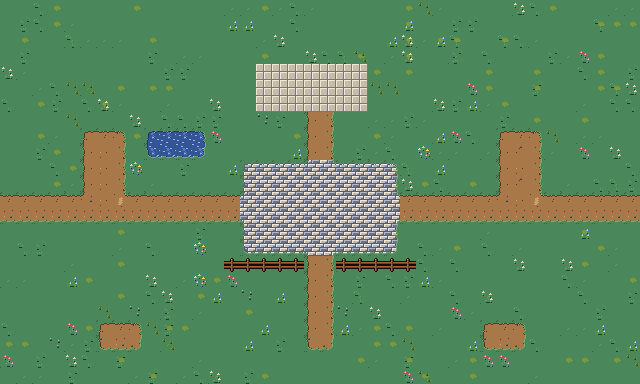

Below is a game level as drawn by its tile map, then a one-line description and the .tmx that defines it (tile-layer data replaced by summaries):
An orthogonal 40x24 tile map with 16x16 px tiles, 3 tile layers (ground, decor, foreground) and 95 objects (67x prop, 4x npc, 2x spawn, campfire, chest, ...).

<map version="1.10" tiledversion="1.10.2" orientation="orthogonal" renderorder="right-down" width="40" height="24" tilewidth="16" tileheight="16" infinite="0" nextlayerid="8" nextobjectid="478">
 <properties>
  <property name="bgm" value="hollowmere" />
  <property name="nameKey" value="mapHollowmere" />
  <property name="props" value="hollowmere" />
 </properties>
 <tileset firstgid="1" name="hollowmere" tilewidth="16" tileheight="16" tilecount="54" columns="8">
  <image source="hollowmere_tiles.png" width="128" height="112" />
 </tileset>
 <layer id="1" name="ground" width="40" height="24">
  <data>[960 cells, 960 non-empty, 36 distinct tile ids]</data>
 </layer>
 <layer id="2" name="decor" width="40" height="24">
  <data>[960 cells, 174 non-empty, 9 distinct tile ids]</data>
 </layer>
 <layer id="3" name="foreground" width="40" height="24">
  <data>[960 cells, 0 non-empty, 0 distinct tile ids]</data>
 </layer>
 <objectgroup id="4" name="collision">
  <object id="1" x="224" y="256" width="80" height="16" />
  <object id="2" x="336" y="256" width="80" height="16" />
  <object id="3" x="146" y="131" width="60" height="27" />
  <object id="4" x="224" y="261" width="16" height="7" />
  <object id="5" x="240" y="261" width="16" height="7" />
  <object id="6" x="256" y="261" width="16" height="7" />
  <object id="7" x="272" y="261" width="16" height="7" />
  <object id="8" x="288" y="261" width="16" height="7" />
  <object id="9" x="336" y="261" width="16" height="7" />
  <object id="10" x="352" y="261" width="16" height="7" />
  <object id="11" x="368" y="261" width="16" height="7" />
  <object id="12" x="384" y="261" width="16" height="7" />
  <object id="13" x="400" y="261" width="16" height="7" />
  <object id="14" x="-16" y="-16" width="672" height="16" />
  <object id="15" x="-16" y="384" width="672" height="16" />
  <object id="16" x="-16" y="0" width="16" height="384" />
  <object id="17" x="640" y="0" width="16" height="384" />
 </objectgroup>
 <objectgroup id="5" name="objects">
  <object id="18" name="start" class="spawn" x="120.0" y="334.4">
   <point />
  </object>
  <object id="19" name="east" class="spawn" x="592" y="208">
   <point />
  </object>
  <object id="20" name="elder" class="npc" x="296.0" y="144">
   <properties>
    <property name="dialog" value="Elder" />
    <property name="sheet" value="npc/elder_sheet.png" />
    <property name="facing" value="down" />
   </properties>
   <point />
  </object>
  <object id="21" name="merchant" class="npc" x="536.0" y="144">
   <properties>
    <property name="dialog" value="Merchant" />
    <property name="sheet" value="npc/merchant_sheet.png" />
    <property name="facing" value="down" />
   </properties>
   <point />
  </object>
  <object id="22" name="child" class="npc" x="168.0" y="224">
   <properties>
    <property name="dialog" value="Child" />
    <property name="sheet" value="npc/child_sheet.png" />
    <property name="facing" value="right" />
    <property name="wander" type="int" value="1" />
   </properties>
   <point />
  </object>
  <object id="23" name="guard" class="npc" x="584.0" y="184.0">
   <properties>
    <property name="dialog" value="Guard" />
    <property name="sheet" value="npc/guard_sheet.png" />
    <property name="facing" value="left" />
   </properties>
   <point />
  </object>
  <object id="24" name="square_fire" class="campfire" x="304" y="192" width="32" height="32">
   <properties>
    <property name="dialog" value="Campfire" />
   </properties>
  </object>
  <object id="25" name="chest_1" class="chest" x="48" y="288" width="16" height="16">
   <properties>
    <property name="item" value="herbal" />
    <property name="count" type="int" value="2" />
   </properties>
  </object>
  <object id="26" name="sign_east" class="sign" x="384" y="176" width="16" height="16">
   <properties>
    <property name="dialog" value="Sign_Whisperwood" />
   </properties>
  </object>
  <object id="27" name="shrine" class="examine" x="304" y="80" width="16" height="16">
   <properties>
    <property name="dialog" value="Shrine" />
   </properties>
  </object>
  <object id="28" name="to_whisperwood" class="exit" x="624" y="176" width="16" height="64">
   <properties>
    <property name="map" value="whisperwood_1" />
    <property name="spawn" value="west" />
    <property name="requiresFlag" value="quest_started" />
    <property name="blockedDialog" value="Guard_Blocked" />
   </properties>
  </object>
 </objectgroup>
 <objectgroup id="6" name="props">
  <object id="29" name="tree" class="prop" x="16" y="48">
   <point />
  </object>
  <object id="30" name="tree_b" class="prop" x="48" y="48">
   <point />
  </object>
  <object id="31" name="tree" class="prop" x="80" y="48">
   <point />
  </object>
  <object id="32" name="tree_b" class="prop" x="112" y="48">
   <point />
  </object>
  <object id="33" name="tree_small" class="prop" x="144" y="48">
   <point />
  </object>
  <object id="34" name="tree" class="prop" x="176" y="48">
   <point />
  </object>
  <object id="35" name="tree_b" class="prop" x="208" y="48">
   <point />
  </object>
  <object id="36" name="tree_small" class="prop" x="240" y="48">
   <point />
  </object>
  <object id="37" name="tree_small" class="prop" x="400" y="48">
   <point />
  </object>
  <object id="38" name="tree" class="prop" x="432" y="48">
   <point />
  </object>
  <object id="39" name="tree_small" class="prop" x="464" y="48">
   <point />
  </object>
  <object id="40" name="tree_b" class="prop" x="496" y="48">
   <point />
  </object>
  <object id="41" name="tree" class="prop" x="528" y="48">
   <point />
  </object>
  <object id="42" name="tree" class="prop" x="560" y="48">
   <point />
  </object>
  <object id="43" name="tree" class="prop" x="592" y="48">
   <point />
  </object>
  <object id="44" name="tree_small" class="prop" x="624" y="48">
   <point />
  </object>
  <object id="45" name="temple_back" class="prop" x="312" y="72">
   <point />
  </object>
  <object id="46" name="tree" class="prop" x="16" y="96">
   <point />
  </object>
  <object id="47" name="shrine" class="prop" x="312" y="96">
   <point />
  </object>
  <object id="48" name="tree" class="prop" x="624" y="96">
   <point />
  </object>
  <object id="49" name="pillar" class="prop" x="264" y="112">
   <point />
  </object>
  <object id="50" name="pillar" class="prop" x="360" y="112">
   <point />
  </object>
  <object id="51" name="house" class="prop" x="104" y="128">
   <point />
  </object>
  <object id="52" name="shop" class="prop" x="520" y="128">
   <point />
  </object>
  <object id="53" name="barrel" class="prop" x="568" y="128">
   <point />
  </object>
  <object id="54" name="crate" class="prop" x="586" y="131">
   <point />
  </object>
  <object id="55" name="lantern" class="prop" x="344" y="142">
   <point />
  </object>
  <object id="56" name="tree" class="prop" x="16" y="144">
   <point />
  </object>
  <object id="57" name="tree_b" class="prop" x="240" y="144">
   <point />
  </object>
  <object id="58" name="tree_b" class="prop" x="432" y="144">
   <point />
  </object>
  <object id="59" name="tree" class="prop" x="624" y="144">
   <point />
  </object>
  <object id="60" name="lantern" class="prop" x="232" y="174">
   <point />
  </object>
  <object id="61" name="lantern" class="prop" x="424" y="174">
   <point />
  </object>
  <object id="62" name="lantern" class="prop" x="600" y="174">
   <point />
  </object>
  <object id="63" name="bush" class="prop" x="168" y="176">
   <point />
  </object>
  <object id="64" name="signpost" class="prop" x="392" y="191">
   <point />
  </object>
  <object id="65" name="tree" class="prop" x="16" y="192">
   <point />
  </object>
  <object id="66" name="bush" class="prop" x="440" y="192">
   <point />
  </object>
  </objectgroup>
 <objectgroup id="7" name="lights">
 </objectgroup>
</map>
<!-- 29 of 95 objects omitted -->
